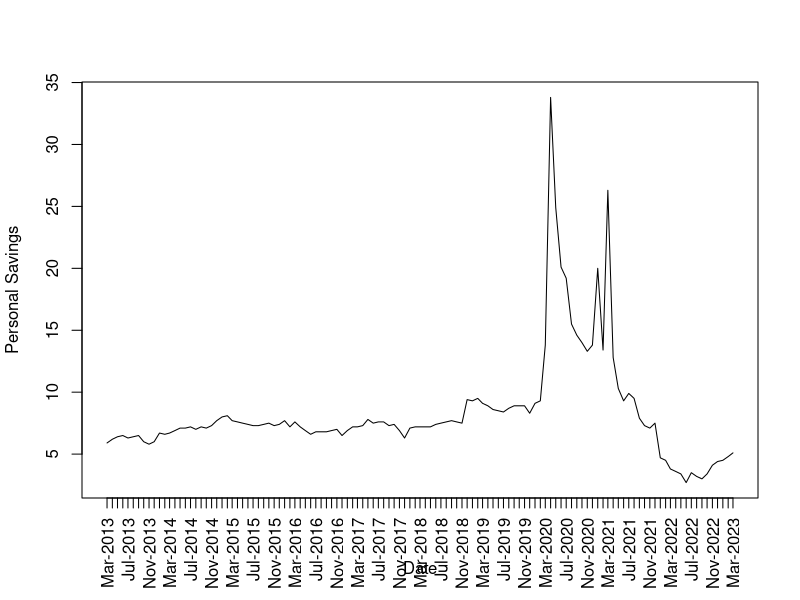
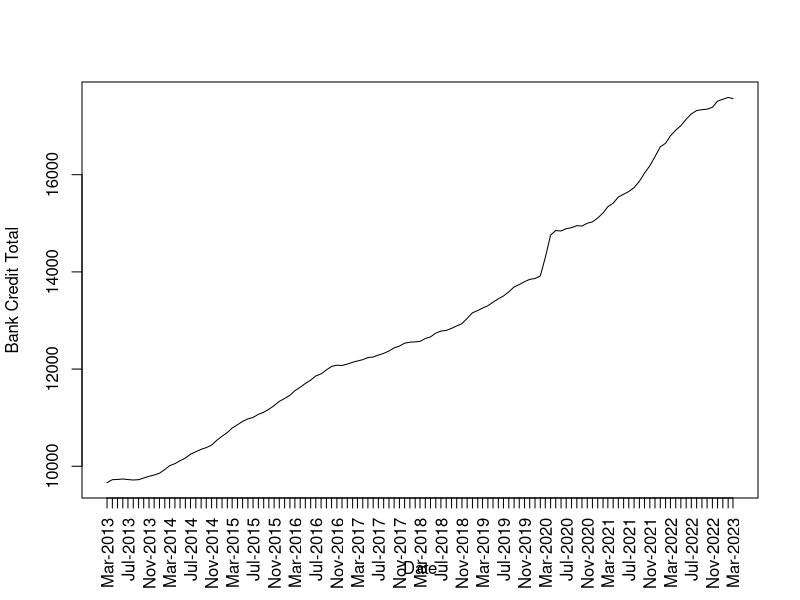
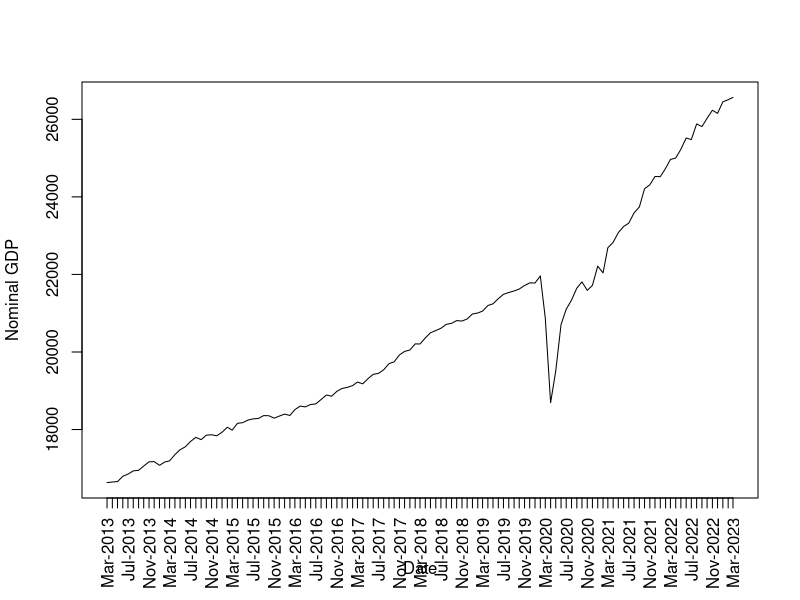
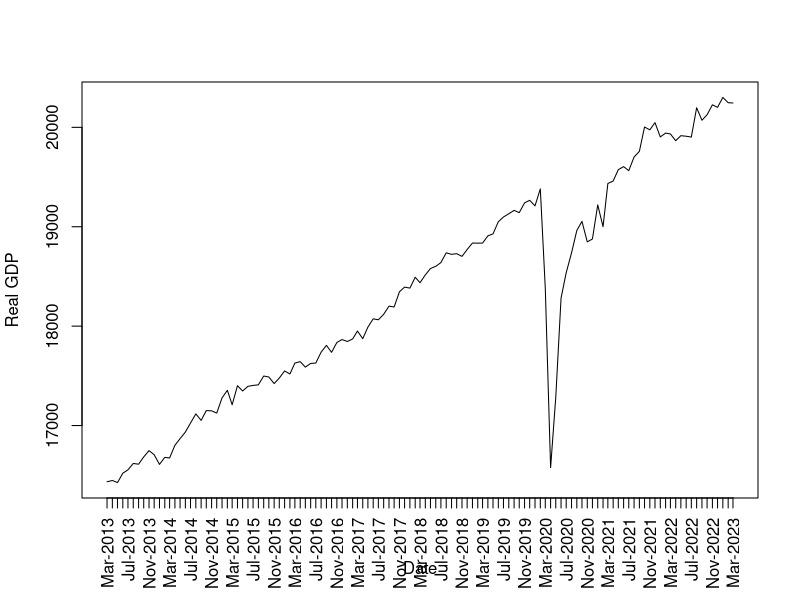
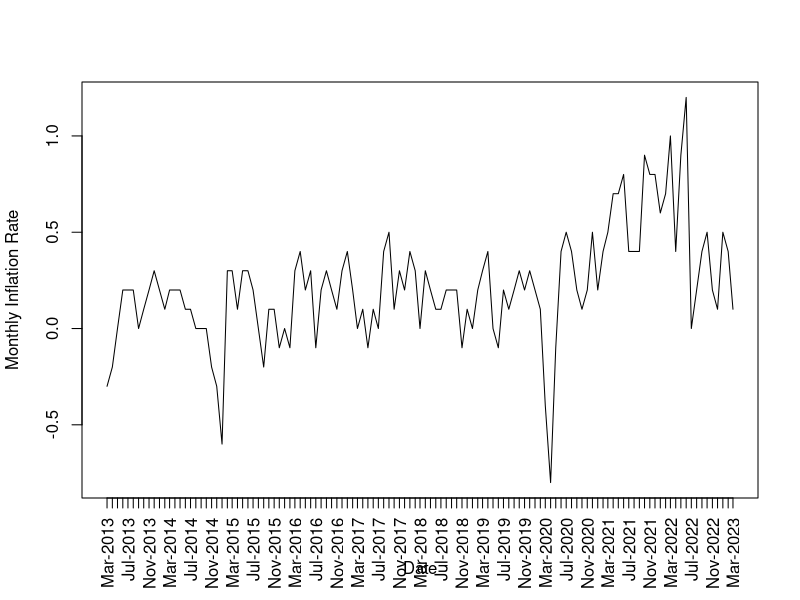
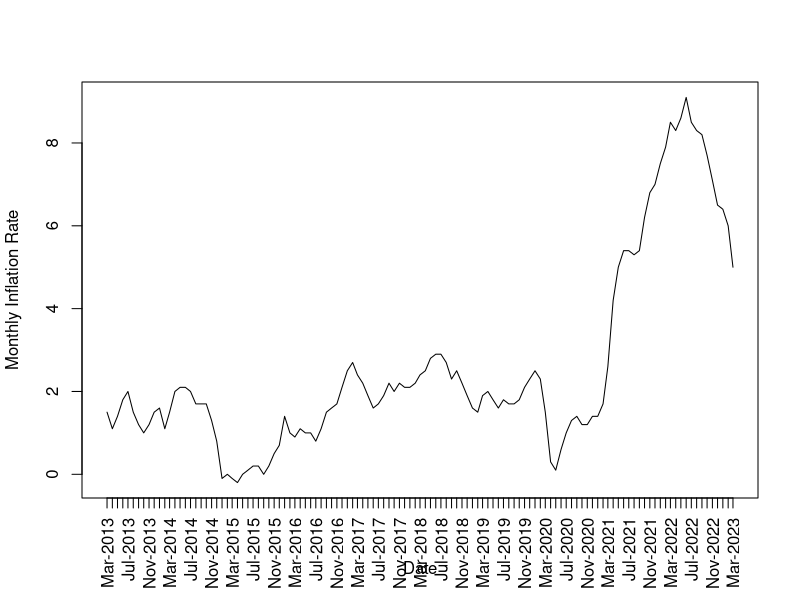
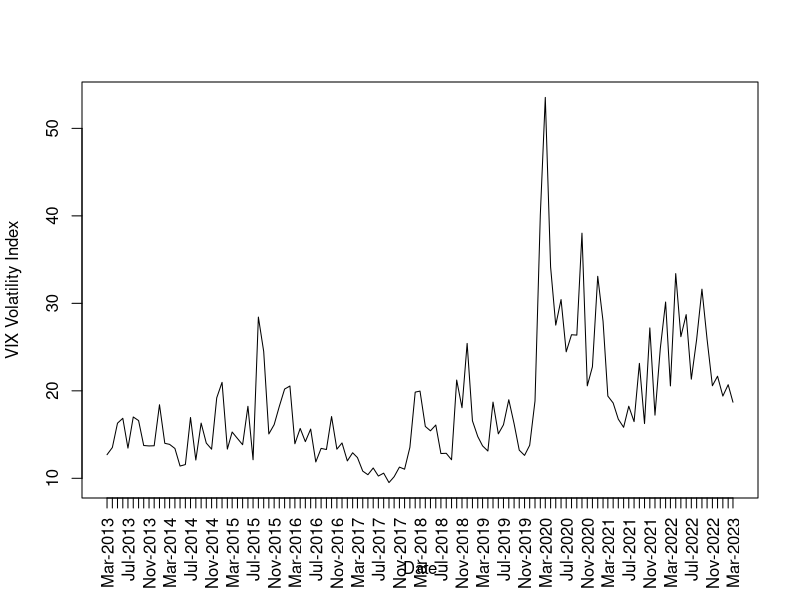
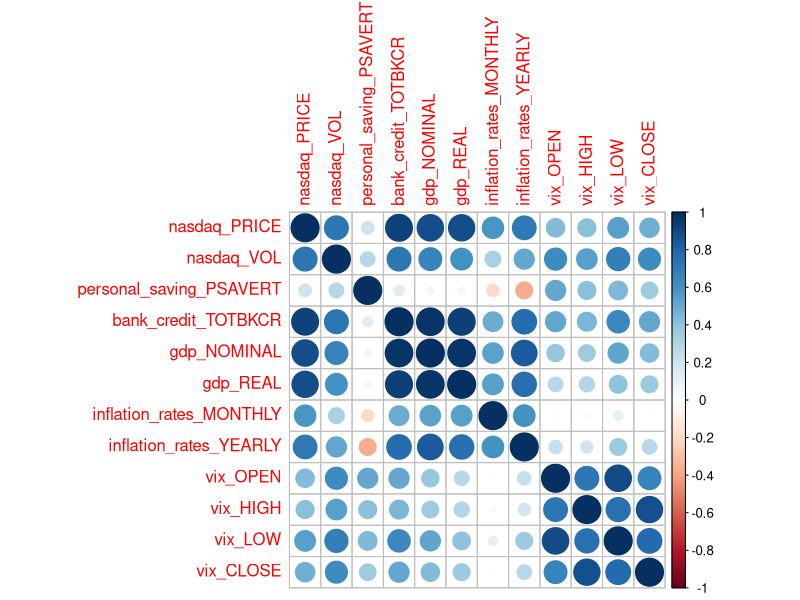

These figures' R source, in order:
install.packages("readxl")
library(readxl)
install.packages("lubridate")
library(lubridate)

# Possible correlations:
# NOMINAL GDP to Inflation 

setwd("~/Desktop/BUSINESS_DATA")
# list all dataframes for simplicity, needed later
data_frames <- list("nasdaq", "personal_saving", "bank_credit", "gdp", "inflation_rates", "vix")

####### IMPORT Y DATASET #########
nasdaq <- read.csv("NASDAQ.csv")
nasdaq <- subset(nasdaq, select = c(Date, Price, Vol.))
colnames(nasdaq) <- c("DATE", "PRICE", "VOL")
nasdaq$DATE <- as.Date(nasdaq$DATE, format = "%m/%d/%Y")
nasdaq$PRICE <- as.numeric(gsub(",", "", nasdaq$PRICE))

# Function to parse 1.04B or 900.3M (volume) to value in Billions
convert_numeric <- function(value) {
  suffix <- substr(value, nchar(value), nchar(value))
  number <- as.numeric(substr(value, 1, nchar(value) - 1))
  
  if (suffix == "B") {
    converted_value <- number  
  } else if (suffix == "M") {
    converted_value <- number * 0.001
  } else {
    converted_value <- NA  # Invalid suffix
  }
  
  return(converted_value)
}

nasdaq$VOL <- sapply(nasdaq$VOL, convert_numeric)

####### IMPORT PREDICTORS DATASET AND PREPARE #######

personal_saving <- read.csv("Personal Saving Rate.csv")

bank_credit <- read.csv("Bank Credit All Commercial Banks.csv")

# SOURCE https://news.ihsmarkit.com/
gdp <- read_excel("US-Monthly-GDP-History-Data.xlsx", sheet = "Data")
colnames(gdp) <- c("DATE", "NOMINAL", "REAL")

# SOURCE: https://www.usinflationcalculator.com/inflation/current-inflation-rates/
inflation_rates <- read.csv("inflation_rates.csv")
# monthly is seasonally adjusted
# yearly is NOT seasonally adjusted
colnames(inflation_rates) <- c("DATE", "MONTHLY", "YEARLY")

# SOURCE https://finance.yahoo.com/quote/%5EVIX/history?period1=1454284800&period2=1685577600&interval=1mo&filter=history&frequency=1mo&includeAdjustedClose=true
vix <- read.csv("VIX.csv")
vix <- vix[, -7]
vix <- vix[, -6]
colnames(vix) <- c("DATE", "OPEN", "HIGH", "LOW", "CLOSE")
vix$DATE = as.Date(vix$DATE)
vix

personal_saving$DATE <- as.Date(personal_saving$DATE)
bank_credit$DATE <- as.Date(bank_credit$DATE)
gdp$DATE <- as.Date(paste0(gdp$DATE, "-01"), format = "%Y - %b-%d")
inflation_rates$DATE <- as.Date(paste0("01 ", inflation_rates$DATE), format = "%d %B %Y")

# View the data
head(personal_saving)
head(bank_credit)
head(gdp)
head(inflation_rates)
head(vix)

# PICK LAST 5 YEARS

# Lets choose the smallest of the max as our max to avoid empty data
print(max(personal_saving$DATE))
print(max(bank_credit$DATE))
print(max(gdp$DATE))
print(max(inflation_rates$DATE))
print(max(vix$DATE))



data_frames_temp <- lapply(data_frames, function(df) {
  df = get(df)
  df$DATE <- as.Date(df$DATE)
  return(df)
})

calculate_end_date <- function(data_frames) {
  maxes <- sapply(data_frames, function(df) max(df$DATE))
  print(maxes)
  end_date <- min(maxes)
  print(end_date)
  return(end_date)
}

end_date <- calculate_end_date(data_frames_temp)
end_date <- as.Date(end_date, origin = "1970-01-01")


years_ago <- 10
start_date <- as.Date(end_date - years(years_ago))



subset_by_date <- function(data, start_date, end_date) {
  subset_data <- data[data$DATE >= start_date & data$DATE <= end_date, ]
  return(subset_data)
}

nasdaq <- subset_by_date(nasdaq, start_date, end_date)

personal_saving <- subset_by_date(personal_saving, start_date, end_date)
bank_credit <- subset_by_date(bank_credit, start_date, end_date)
gdp <- subset_by_date(gdp, start_date, end_date)
inflation_rates <- subset_by_date(inflation_rates, start_date, end_date)
vix <- subset_by_date(vix, start_date, end_date)


######## TREAT MORE ROWS FOR THE SAME MONTH ########
# in this example we take the first entry of the month and count it as it was on the first day of the month
#library(dplyr)

extract_monthly_average <- function(data, date_column, value_column) {
  # Convert the date column to Date type
  data[[date_column]] <- as.Date(data[[date_column]])
  
  # Create a new column with the first day of the month
  data$MONTH_START <- as.Date(format(data[[date_column]], "%Y-%m-01"))
  
  # Find unique MONTH_START values
  unique_dates <- unique(data$MONTH_START)
  
  # Initialize an empty data frame to store results
  average_per_month <- data.frame()
  
  # Iterate over unique dates
  for (date in unique_dates) {
    # Subset the data for the current date
    subset_data <- data[data$MONTH_START == date, ]
    
    # Compute average for the value column
    average_value <- mean(subset_data[[value_column]], na.rm = TRUE)
    
    # Add other columns to the current row
    current_row <- subset_data[1, ]
    current_row[[value_column]] <- average_value
    current_row[["DATE"]] <- date
    
    # Add current row to the results data frame
    average_per_month <- rbind(average_per_month, current_row)
  }
  
  # Reorder the columns to make "DATE" the first column
  average_per_month <- average_per_month[, c("DATE", setdiff(names(average_per_month), "DATE"))]
  average_per_month$DATE <- average_per_month$MONTH_START
  average_per_month$MONTH_START <- NULL
  return(average_per_month)
}





##### FIX DATASETS WHERE WE HAVE MORE ENTRIES PER MONTH #####
bank_credit <- extract_monthly_average(bank_credit, "DATE", "TOTBKCR")

nasdaq <- extract_monthly_average(nasdaq, "DATE", "PRICE")




######## EDA ##########
customized_plot <- function(data, y_col, ylab) {
  x_col <- "DATE"
  xlab <- "Date"
  plot(data[[x_col]], data[[y_col]], type = "l", xlab = xlab, ylab = ylab, xaxt = "n")
  axis(1, at = data[[x_col]], labels = format(data[[x_col]], "%b-%Y"), las = 2)
}


# Plotting personal savings
customized_plot(personal_saving, "PSAVERT", "Personal Savings")

# Plotting bank credit
customized_plot(bank_credit, "TOTBKCR", "Bank Credit Total")

# Plotting nominal gdp
customized_plot(gdp, "NOMINAL", "Nominal GDP")

# Plotting real gdp
customized_plot(gdp, "REAL", "Real GDP")

# Plotting monthly inflation
customized_plot(inflation_rates, "MONTHLY", "Monthly Inflation Rate")

# Plotting yearly inflation
customized_plot(inflation_rates, "YEARLY", "Monthly Inflation Rate")

#VIX
customized_plot(vix, "CLOSE", "VIX Volatility Index")


###### BUILD DATAFRAME #######


# Initialize the merged_data variable with the first data frame
merged_data <- get(data_frames[[1]])
colnames(merged_data)[-1] <- paste(data_frames[[1]], colnames(merged_data)[-1], sep = "_")

# Loop through the remaining data frames and merge them with the merged_data
for (i in 2:length(data_frames)) {
  current_df <- get(data_frames[[i]])
  colnames(current_df)[-1] <- paste(data_frames[[i]], colnames(current_df)[-1], sep = "_")
  merged_data <- merge(merged_data, current_df, by = "DATE", all = TRUE)
}

# Print the merged data frame
print(merged_data)

df <- merged_data


######## CORRELATION ########
# Load the corrplot package
library(corrplot)

# Calculate the correlation matrix
cor_matrix <- cor(subset(df, select = -c(DATE)))

# Plot the correlation matrix
corrplot(cor_matrix, method = "circle")

##### COLLINEARITY ######
# We iteratively remove the variable with highest VIF until we are satisfied

library(car)

calculate_plot_vif <- function(data, response_variable) {
  # Fit a linear regression model
  model <- lm(paste(response_variable, "~ ."), data = data)
  
  # Calculate VIF values
  vif_values <- vif(model)
  
  # Plot VIF values
  barplot(vif_values, main = "Variance Inflation Factors", 
          ylab = "VIF Value", xlab = "Variable",
          names.arg = names(vif_values), las = 2, col = "steelblue")
  
  # Add a horizontal line at VIF = 10
  abline(h = 10, col = "red", lwd = 2, lty = 2)
}

response_var <- "nasdaq_PRICE"
calculate_plot_vif(subset(df, select = -c(DATE)), response_var)

## TODO: remove the high VIF variables


########### ARIMA #############


########### ARIMAX #############


########### GAM #############
